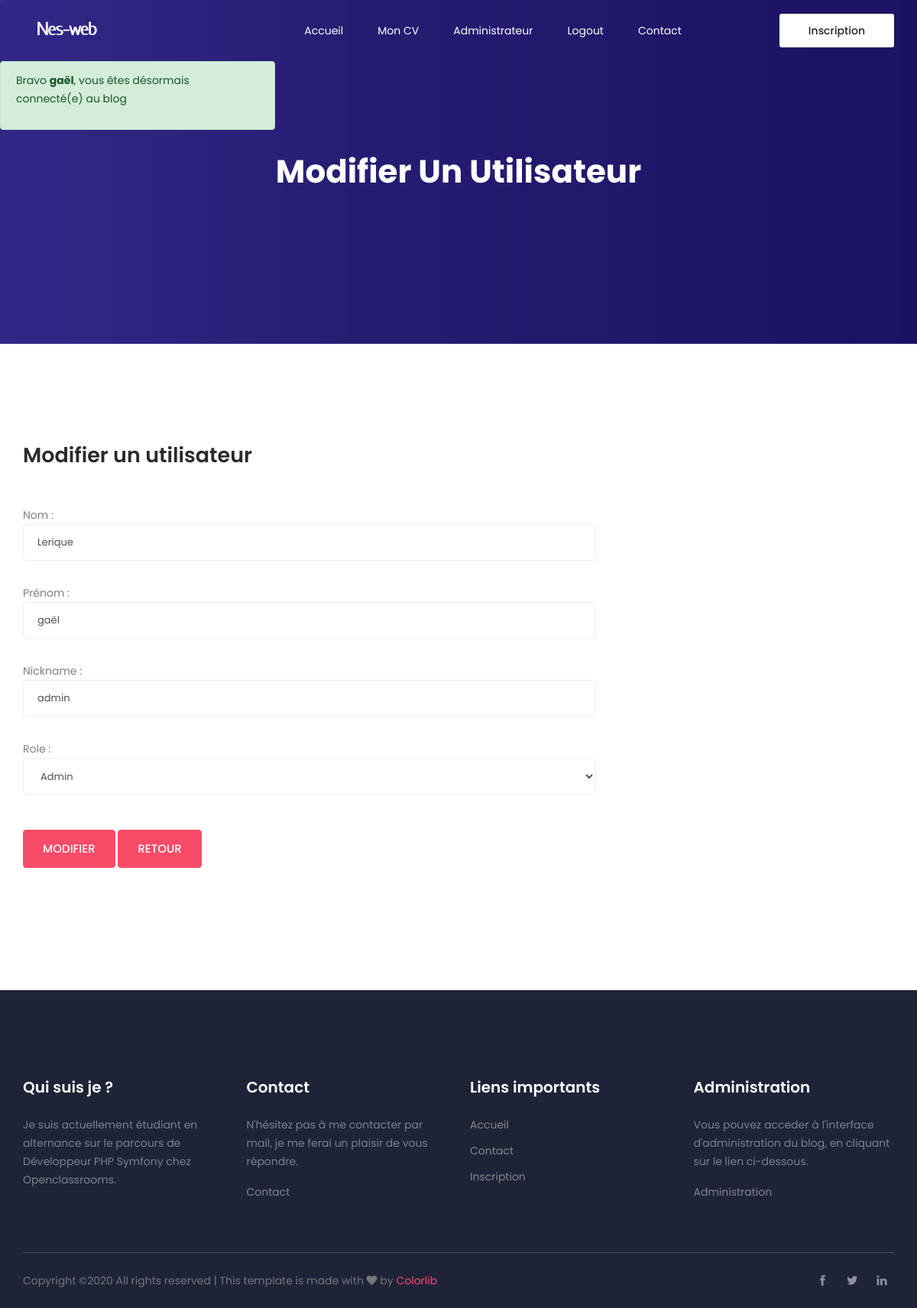
/index.php?controller=User&action=modifier&id=1 (signed in), run on the app's committed database.
### tables this page shows
CREATE TABLE IF NOT EXISTS `user` (
  `id` int(11) NOT NULL AUTO_INCREMENT,
  `lastName` varchar(45) NOT NULL,
  `firstName` varchar(45) NOT NULL,
  `email` varchar(45) NOT NULL,
  `nickname` varchar(45) NOT NULL,
  `pswd` varchar(255) NOT NULL,
  `userRole` varchar(255) NOT NULL,
  PRIMARY KEY (`id`),
  UNIQUE KEY `pseudo_UNIQUE` (`nickname`),
  UNIQUE KEY `mail_UNIQUE` (`email`)
);

### models/Renderer.php (called while the page is built, shortened)
<?php
class Renderer
{
    public static function render(string $path, array $var = []): void
    {
        extract($var);
        require('views/' . $path . '.view.php');
    }
}

### controllers/User.php (called while the page is built, shortened)
<?php
class User extends \controllers\Controller
{
    function modifier()
    {
        $id = filter_input(INPUT_GET, 'id', FILTER_VALIDATE_INT);
        $manager =  $this->modelManager;
        $user = $manager->get($id);
        \models\Renderer::render("updateUser", compact('user'));
    }
}

### models/Router.php (called while the page is built, shortened)
<?php
Class Router{
    public static function invoke(){
        if(!empty($_GET['action'])){
            $action = $_GET['action'];
        }
        else {$action="accueil";}
        $controller = new $controllerName();
        $controller->$action();
    }
}

### index.php (called while the page is built)
<?php
require('autoload.php');
\models\Router::invoke();

### controllers/Controller.php (called while the page is built, shortened)
<?php
abstract class Controller
{
    public function __construct()
    {
        $this->modelManager = new $realModelName();
    }
}

### models/managers/UserManager.php (called while the page is built, shortened)
<?php
class UserManager extends \models\Database
{
  protected $db;
  public function setDb(\PDO $db)
  {
    $this->db = $db;
  }
  public function get($id)
  {
    $id = (int) $id;
    $query = $this->db->prepare('SELECT id, lastName, firstName, email, nickname, pswd, userRole FROM user WHERE id = ' . $id);
    $query->execute();
    if ($query->rowCount() != 1) {
      return false;
    } else {
      $data = $query->fetch(\PDO::FETCH_ASSOC);
      return new \models\User($data);
    }
  }
}

### autoload.php (called while the page is built, shortened)
<?php
spl_autoload_register(function($className){
    $className = str_replace("\\","/",$className);
});

### models/Model.php (called while the page is built, shortened)
<?php
abstract class Model
{
    public function hydrate(array $donnees)
    {
        foreach ($donnees as $key => $value) {
            $method = 'set' . ucfirst($key);
        }
    }
}

### models/User.php (called while the page is built, shortened)
<?php
class User extends Model
{
    protected $lastName;
    protected $firstName;
    protected $nickname;
    protected $userRole;
    function getLastName()
    {
        return $this->lastName;
    }
    function getFirstName()
    {
        return $this->firstName;
    }
    function getNickname()
    {
        return $this->nickname;
    }
    function getUserRole()
    {
        return $this->userRole;
    }
    function setLastName($lastName)
    {
        $this->lastName = $lastName;
    }
    function setFirstName($firstName)
    {
        $this->firstName = $firstName;
    }
    function setNickname($nickname)
    {
        $this->nickname = $nickname;
    }
    function setUserRole($userRole)
    {
        $this->userRole = $userRole;
    }
}

### views/updateUser.view.php (the view, shortened to what this page needs)
<section class="hero-banner d-flex align-items-center">
  <div class="container text-center">
    <h2>Modifier un utilisateur</h2>
  </div>
</section>
<section class="contact-section area-padding">
  <div class="container">
    <div class="row">
      <div class="col-12">
        <h2 class="contact-title">Modifier un utilisateur</h2>
      </div>
      <div class="col-lg-8">
        <form class="form-contact contact_form" method="post" action="index.php?controller=User&action=updateUser">
          <div class="row">
            <div class="col-12">
            </div>
            <div class="col-12">
              <div class="form-group">
                Nom : <input class="form-control" type="text" name="lastName" value="<?= $user->getLastName(); ?>">
              </div>
            </div>
            <div class="col-12">
              <div class="form-group">
                Prénom : <input class="form-control" type="text" name="firstName" value="<?= $user->getFirstName(); ?>">
              </div>
            </div>
            <div class="col-12">
              <div class="form-group">
                Nickname : <input class="form-control" type="text" name="nickname" value="<?= $user->getNickname(); ?>">
              </div>
            </div>
            <div class="col-12">
              <div class="form-group">
                Role : <select class="form-control" name="userRole">
                  <option value="Admin" <?php if ($user->getUserRole() == "Admin") {
                                          echo "selected";
                                        } ?>>Admin</option>
                </select>
              </div>
            </div>
          </div>
          <div class="form-group mt-3">
            <input type="submit" class="button button-contactForm" name="modifier" value="Modifier">
            <input type="button" class="button button-contactForm" value="Retour" onClick="document.location.href = document.referrer" />
          </div>
        </form>
      </div>
    </div>
  </div>
</section>

### data on the page
user: lastName "Lerique", firstName "gaël", nickname "admin", userRole "Admin"

### other printed values
$message "Bravo gaël , vous êtes désormais connecté(e) au blog"
